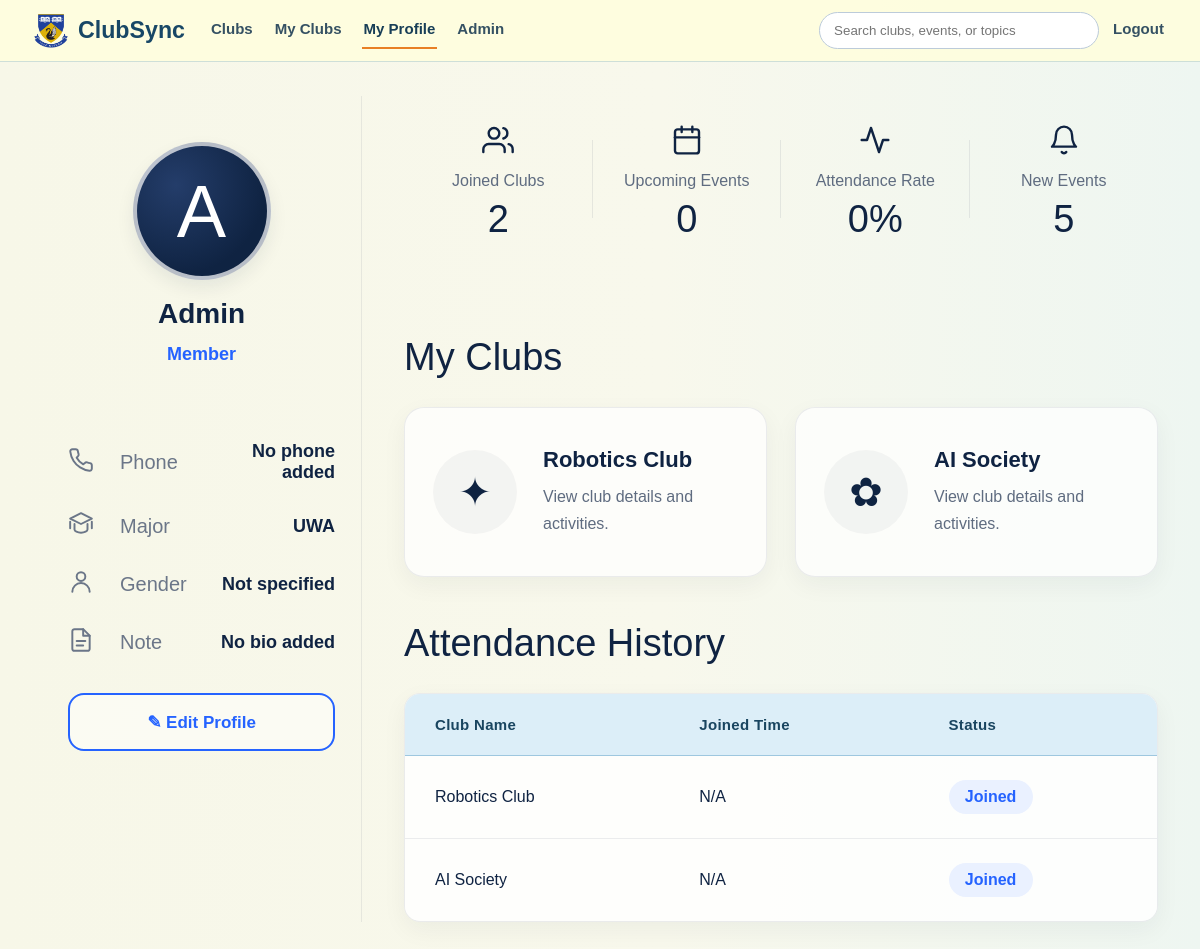
/my-profile (signed in), run on an earlier commit of the app's database.
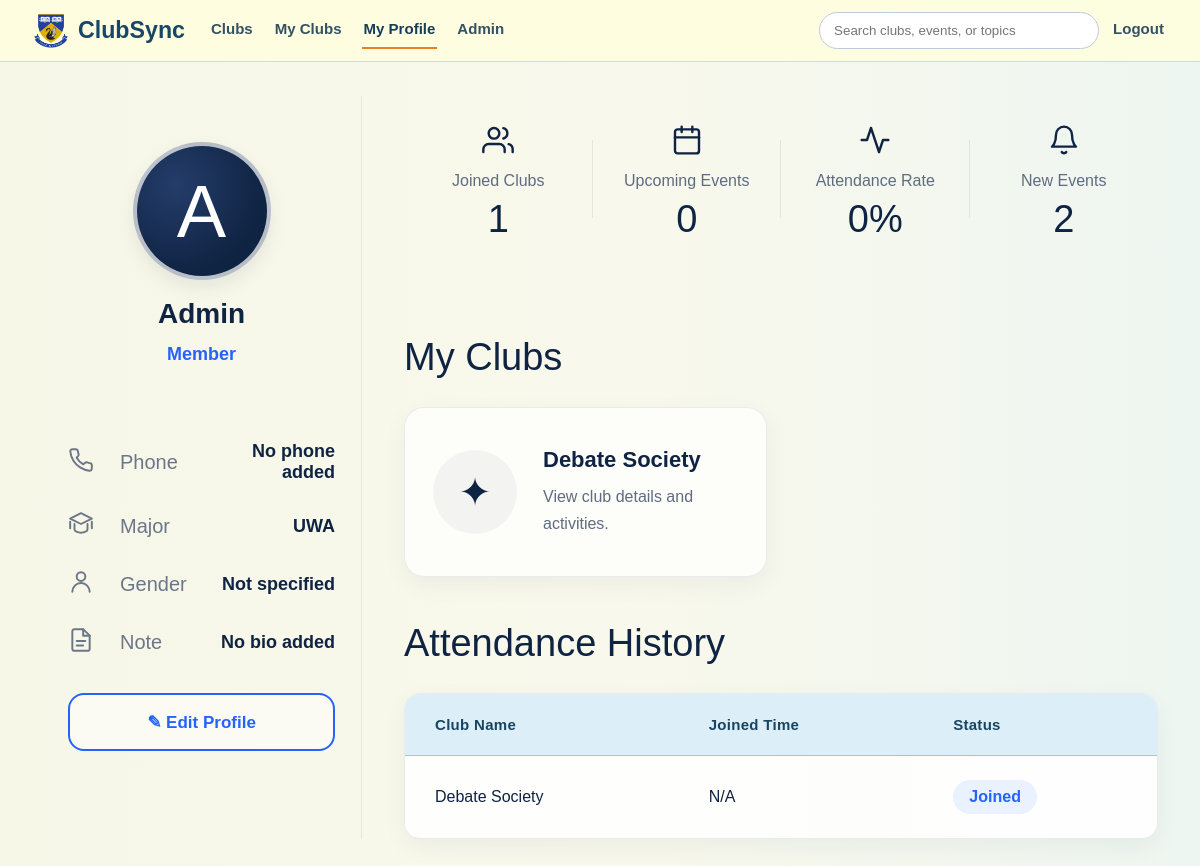
And on a later commit of the database.
### models/user.py (models this page shows)
class User(db.Model):
    __tablename__ = "users"
    id = db.Column(db.Integer, primary_key=True)
    name = db.Column(db.String(100), nullable=False)
    email = db.Column(db.String(120), unique=True, nullable=False)
    password_hash = db.Column(db.String(255), nullable=False)
    is_admin = db.Column(db.Boolean, default=False, nullable=False)
    memberships = db.relationship("Membership", backref="user", cascade="all, delete")
    attendances = db.relationship("Attendance", backref="user", cascade="all, delete")

### models/membership.py (models this page shows)
class Membership(db.Model):
    __tablename__ = "memberships"
    id = db.Column(db.Integer, primary_key=True)
    user_id = db.Column(db.Integer, db.ForeignKey("users.id"), nullable=False)
    club_id = db.Column(db.Integer, db.ForeignKey("clubs.id"), nullable=False)

### models/club.py (models this page shows)
class Club(db.Model):
    __tablename__ = "clubs"
    id = db.Column(db.Integer, primary_key=True)
    name = db.Column(db.String(100), nullable=False)
    description = db.Column(db.Text, nullable=False)
    category = db.Column(db.String(50), nullable=True)
    image_path = db.Column(db.String(255), nullable=True)
    events = db.relationship("Event", backref="club", cascade="all, delete")
    memberships = db.relationship("Membership", backref="club", cascade="all, delete")

### routes/profile.py (the view)
@profile_bp.route("/my-profile")
def profile():
    if "user_id" not in session:
        return redirect(url_for("auth.login"))
    user_id = session["user_id"]
    user = User.query.get(user_id)
    joined_clubs = (
        Club.query
        .join(Membership, Membership.club_id == Club.id)
        .filter(Membership.user_id == user_id)
        .order_by(Club.name.asc())
        .all()
    )
    profile_data = ProfileUser.query.filter_by(user_id=user.id).first()
    return render_template(
        "profile.html",
        user=user,
        profile=profile_data,
        club_history=joined_clubs
    )

### templates/profile.html (shortened to what this page needs)
<!DOCTYPE html>
<html lang="en">
<head>
    <link rel="stylesheet" href="{{ url_for('static', filename='css/styles.css') }}">
    <link rel="stylesheet" href="{{ url_for('static', filename='css/profile.css') }}">
</head>
<body class="clubs-page">
    {% set active_page = 'profile' %}
    {% include "_site_header.html" %}
    <div class="profile-page">
        <aside class="profile-card">
            <div class="profile-avatar">
                {% if profile and profile.avatar %}
                <img src="{{ url_for('static', filename='uploads/' + profile.avatar) }}">
                {% else %}
                {{ user.name[0]|upper }}
                {% endif %}
            </div>
            <h2>{{ user.name }}</h2>
            <div class="profile-role">Member</div>
            <div class="profile-list">
                <div class="profile-row">
                    <span class="profile-icon">
                    </span>
                    <span class="profile-label">Phone</span>
                    <span class="profile-value">
                        {{ profile.phone if profile and profile.phone else 'No phone added' }}
                    </span>
                </div>
                <div class="profile-row">
                    <span class="profile-icon">
                        <svg viewBox="0 0 24 24">
                            <path d="M22 10v6M2 10v6"></path>
                            <path d="M12 2L2 7l10 5 10-5-10-5z"></path>
                            <path d="M6 12v5c0 1.5 2.7 3 6 3s6-1.5 6-3v-5"></path>
                        </svg>
                    </span>
                    <span class="profile-label">Major</span>
                    <span class="profile-value">
                        {{ profile.major if profile and profile.major else 'UWA' }}
                    </span>
                </div>
                <div class="profile-row">
                    <span class="profile-icon">
                        <svg viewBox="0 0 24 24">
                            <path d="M20 21a8 8 0 0 0-16 0"></path>
                            <circle cx="12" cy="7" r="4"></circle>
                        </svg>
                    </span>
                    <span class="profile-label">Gender</span>
                    <span class="profile-value">
                        {{ profile.gender if profile and profile.gender else 'Not specified' }}
                    </span>
                </div>
                <div class="profile-row">
                    <span class="profile-icon">
                        <svg viewBox="0 0 24 24">
                            <path d="M14 2H6a2 2 0 0 0-2 2v16a2 2 0 0 0 2 2h12a2 2 0 0 0 2-2V8z"></path>
                            <polyline points="14 2 14 8 20 8"></polyline>
                            <line x1="8" y1="13" x2="16" y2="13"></line>
                            <line x1="8" y1="17" x2="14" y2="17"></line>
                        </svg>
                    </span>
                    <span class="profile-label">Note</span>
                    <span class="profile-value">
                        {{ profile.bio if profile and profile.bio else 'No bio added' }}
                    </span>
                </div>
            </div>
            <a href="{{ url_for('profile.profile_edit') }}" class="edit-link">
                ✎ Edit Profile
            </a>
        </aside>
        <main class="profile-right">
            <section class="stats-row">
                <a href="/myclubs" class="stat stat-link">
                    <div class="stat-icon">
                        <svg viewBox="0 0 24 24">
                            <path d="M17 21v-2a4 4 0 0 0-4-4H5a4 4 0 0 0-4 4v2"></path>
                            <circle cx="9" cy="7" r="4"></circle>
                            <path d="M23 21v-2a4 4 0 0 0-3-3.87"></path>
                            <path d="M16 3.13a4 4 0 0 1 0 7.75"></path>
                        </svg>
                    </div>
                    <div class="stat-title">
                        Joined Clubs
                    </div>
                    <div class="stat-value">
                        {{ user.memberships|length }}
                    </div>
                </a>
                <a href="{{ url_for('clubs.myclubs') }}" class="stat stat-link">
                    <div class="stat-icon">
                        <svg viewBox="0 0 24 24">
                            <rect x="3" y="4" width="18" height="18" rx="2"></rect>
                            <line x1="16" y1="2" x2="16" y2="6"></line>
                            <line x1="8" y1="2" x2="8" y2="6"></line>
                            <line x1="3" y1="10" x2="21" y2="10"></line>
                        </svg>
                    </div>
                    <div class="stat-title">
                        Upcoming Events
                    </div>
                    <div class="stat-value">
                        {{ user.attendances|length }}
                    </div>
                </a>
                <div class="stat">
                    <div class="stat-icon">
                        <svg viewBox="0 0 24 24">
                            <polyline points="22 12 18 12 15 21 9 3 6 12 2 12"></polyline>
                        </svg>
                    </div>
                    <div class="stat-title">
                        Attendance Rate
                    </div>
                    <div class="stat-value">
                        {% if user.memberships|length > 0 %}
                        {{ ((user.attendances|length / user.memberships|length) * 100)|round(0, 'floor')|int }}%
                        {% else %}
                        0%
                        {% endif %}
                    </div>
                </div>
            <a href="/myclubs" class="stat stat-link">
                <div class="stat-icon">
                    <svg viewBox="0 0 24 24">
                        <path d="M6 8a6 6 0 0 1 12 0c0 7 3 9 3 9H3s3-2 3-9"></path>
                        <path d="M10.3 21a2 2 0 0 0 3.4 0"></path>
                    </svg>
                </div>
                <div class="stat-title">
                    New Events
                </div>
                <div class="stat-value">
                    {% set ns = namespace(total=0) %}
                    {% for membership in user.memberships %}
                    {% set ns.total = ns.total + membership.club.events|length %}
                    {% endfor %}
                    {{ ns.total }}
                </div>
            </a>
            </section>
            <section class="profile-block">
                <h2>My Clubs</h2>
                {% if user.memberships|length == 0 %}
                <div class="empty-state">
                    <h3>Looks like you’re not in any clubs yet</h3>
                    <p>Explore clubs that match your interests and join the fun!</p>
                    <a href="{{ url_for('clubs.clubs') }}" class="explore-link">
                        Browse Clubs
                    </a>
                </div>
                {% else %}
                <div class="clubs-list">
                    {% for membership in user.memberships %}
                    <a href="{{ url_for('clubs.club_details', club_id=membership.club.id) }}" class="profile-club-card">
                        <div class="profile-club-icon">
                            {% if 'AI' in membership.club.name %}
                            <span>✿</span>
                            {% elif 'Cultural' in membership.club.name %}
                            <span>🌐</span>
                            {% else %}
                            <span>✦</span>
                            {% endif %}
                        </div>
                        <div class="profile-club-info">
                            <h3>{{ membership.club.name }}</h3>
                            <p>
                                {{ membership.club.tagline if membership.club.tagline else 'View club details and activities.' }}
                            </p>
                        </div>
                    </a>
                    {% endfor %}
                </div>
                {% endif %}
            </section>
            <section class="profile-block attendance-block">
                <h2>Attendance History</h2>
                <div class="history-box">
                    {% if user.memberships|length == 0 %}
                    <div class="empty-state">
                        <h3>No attendance history yet</h3>
                        <p>Your joined clubs will appear here after you join a club.</p>
                    </div>
                    {% else %}
                    <table class="attendance-table">
                        <thead>
                            <tr>
                                <th>Club Name</th>
                                <th>Joined Time</th>
                                <th>Status</th>
                            </tr>
                        </thead>
                        <tbody>
                            {% for membership in user.memberships %}
                            <tr>
                                <td>{{ membership.club.name }}</td>
                                <td>N/A</td>
                                <td>
                                    <span class="status present">Joined</span>
                                </td>
                            </tr>
                            {% endfor %}
                        </tbody>
                    </table>
                    {% endif %}
                </div>
            </section>
        </main>
    </div>
</body>
</html>

### templates/_site_header.html (shortened to what this page needs)
<header class="site-header">
    <nav class="site-navbar" aria-label="Main navigation">
        <div class="navbar-inner">
            <a class="navbar-brand" href="{{ url_for('dashboard.index') }}">
                <span class="navbar-brand-content">
                    <img
                        class="navbar-logo"
                        src="{{ url_for('static', filename='images/uwa-logo.webp') }}"
                        alt="UWA logo"
                    >
                    <span class="navbar-title">ClubSync</span>
                </span>
            </a>
            <div class="navbar-menu" id="main-navbar-menu">
                <div class="navbar-links">
                    <a
                        href="{{ url_for('clubs.clubs') }}"
                        class="{% if active_page in ['clubs', 'club_details', 'event', 'search'] %}active{% endif %}"
                    >
                        Clubs
                    </a>
                    {% if session.get('user_id') %}
                        <a
                            href="{{ url_for('clubs.myclubs') }}"
                            class="{% if active_page == 'myclubs' %}active{% endif %}"
                        >
                            My Clubs
                        </a>
                        <a
                            href="{{ url_for('profile.profile') }}"
                            class="{% if active_page in ['profile', 'profile_edit'] %}active{% endif %}"
                            {% if active_page in ['profile', 'profile_edit'] %}aria-current="page"{% endif %}
                        >
                            My Profile
                        </a>
                    {% endif %}
                    {% if navbar_can_access_admin %}
                        <a
                            href="{{ url_for('admin.dashboard') if session.get('admin_logged_in') else url_for('admin.login') }}"
                            class="{% if active_page == 'admin' %}active{% endif %}"
                        >
                            Admin
                        </a>
                    {% endif %}
                </div>
                <div class="navbar-tools">
                    <form class="navbar-search" role="search" method="GET" action="{{ url_for('clubs.search') }}">
                        <input
                            type="search"
                            name="q"
                            aria-label="Search clubs and events"
                            placeholder="Search clubs, events, or topics"
                            minlength="2"
                            value="{{ search_query | default('') }}"
                        >
                    </form>
                    <div class="navbar-actions" aria-label="Authentication">
                        {% if session.get('user_id') or session.get('admin_logged_in') %}
                            <a href="{{ url_for('auth.logout') }}">Logout</a>
                        {% else %}
                            <a href="{{ url_for('auth.login') }}">Login</a>
                            <a href="{{ url_for('auth.register') }}">Sign Up</a>
                        {% endif %}
                    </div>
                </div>
            </div>
        </div>
    </nav>
</header>

What changed in the data, as far as the page shows it:
removed Membership: club.name "Robotics Club", club "View club details and activities."
removed Membership: club.name "AI Society", club "View club details and activities."
added Membership: club.name "Debate Society", club "View club details and activities."
Also different on the page:
{{ user.memberships|length }}: "2" → "1"
{{ ns.total }}: "5" → "2"
